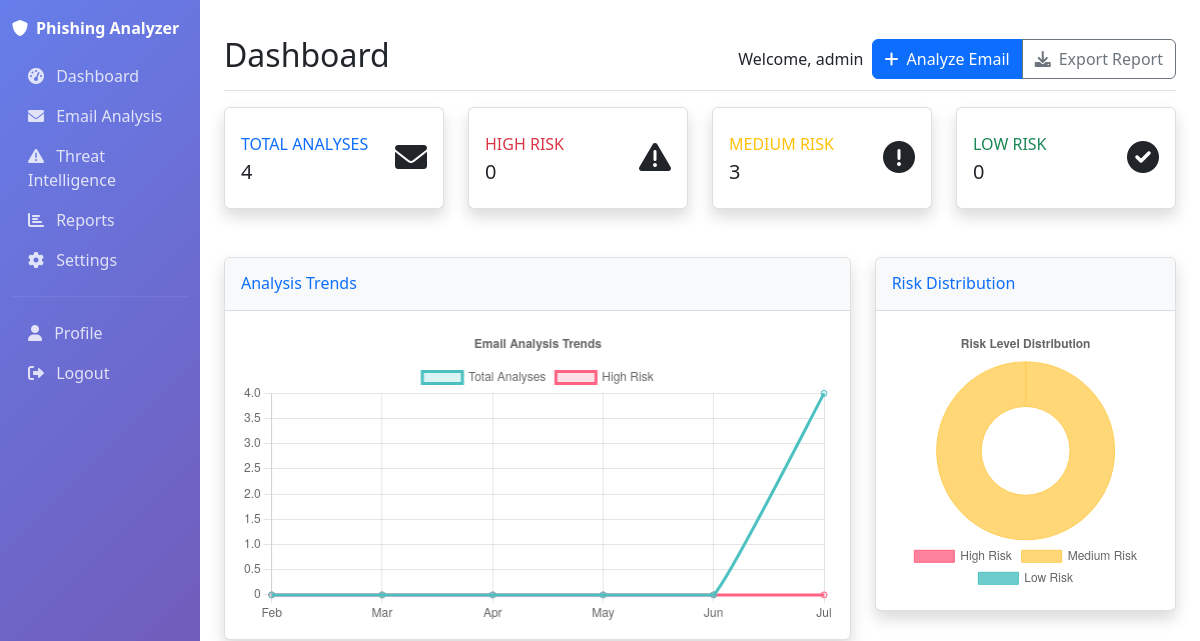
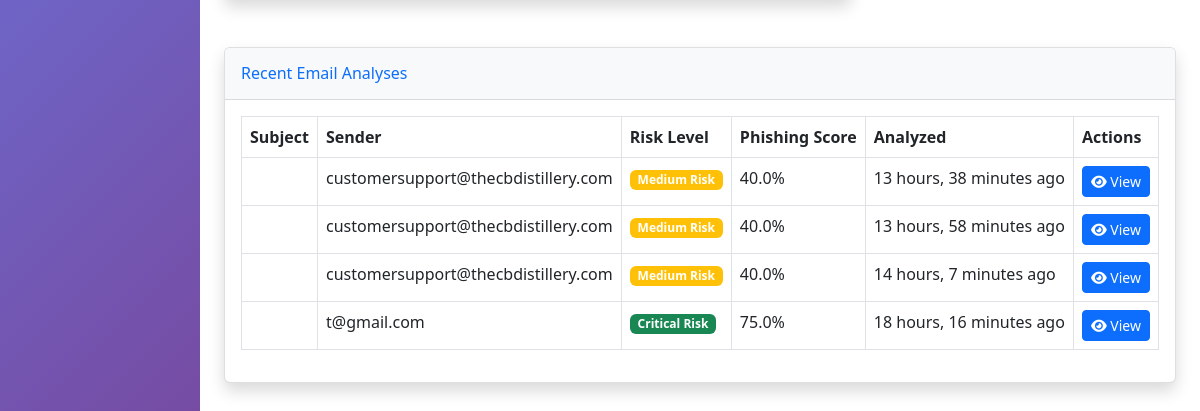
Before: /email-analysis/ (signed in) with the older database file (2 pictures, top to bottom).
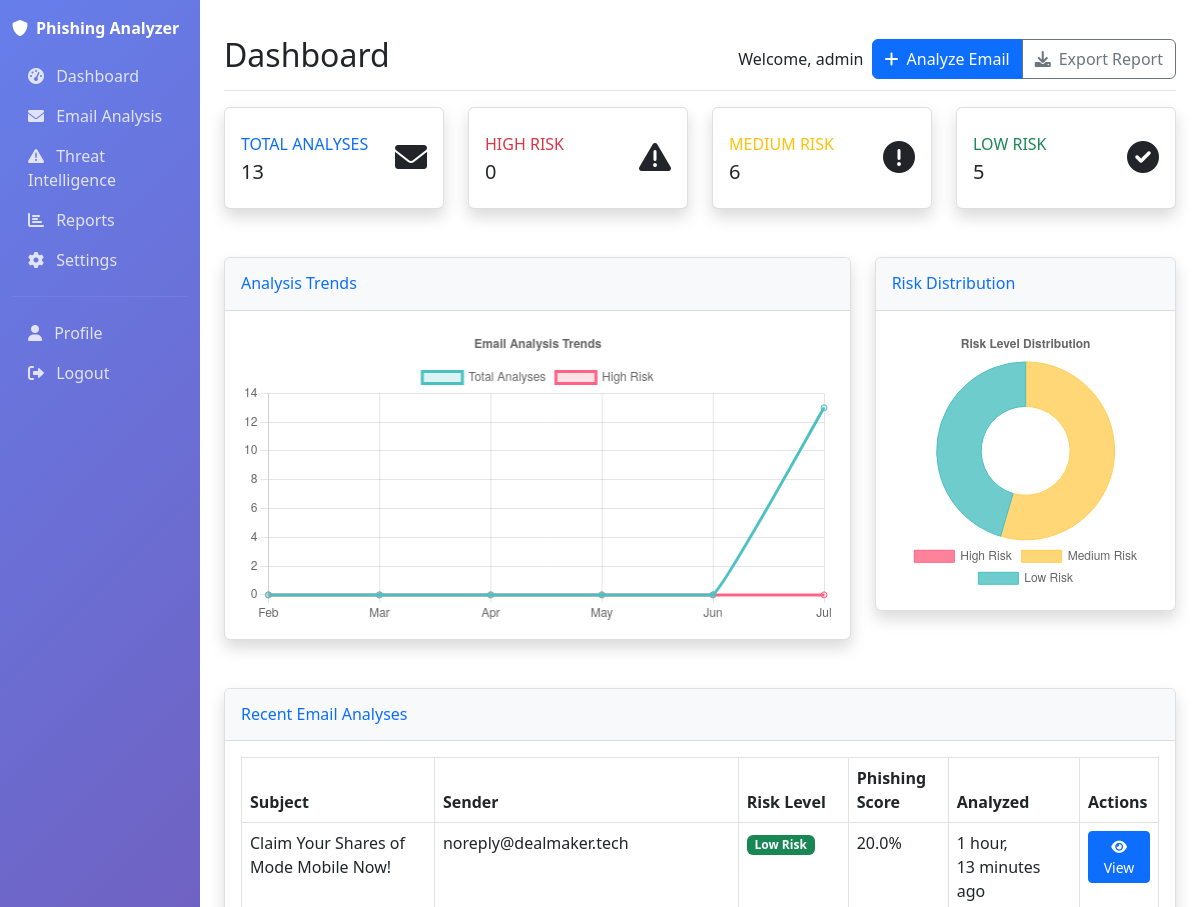
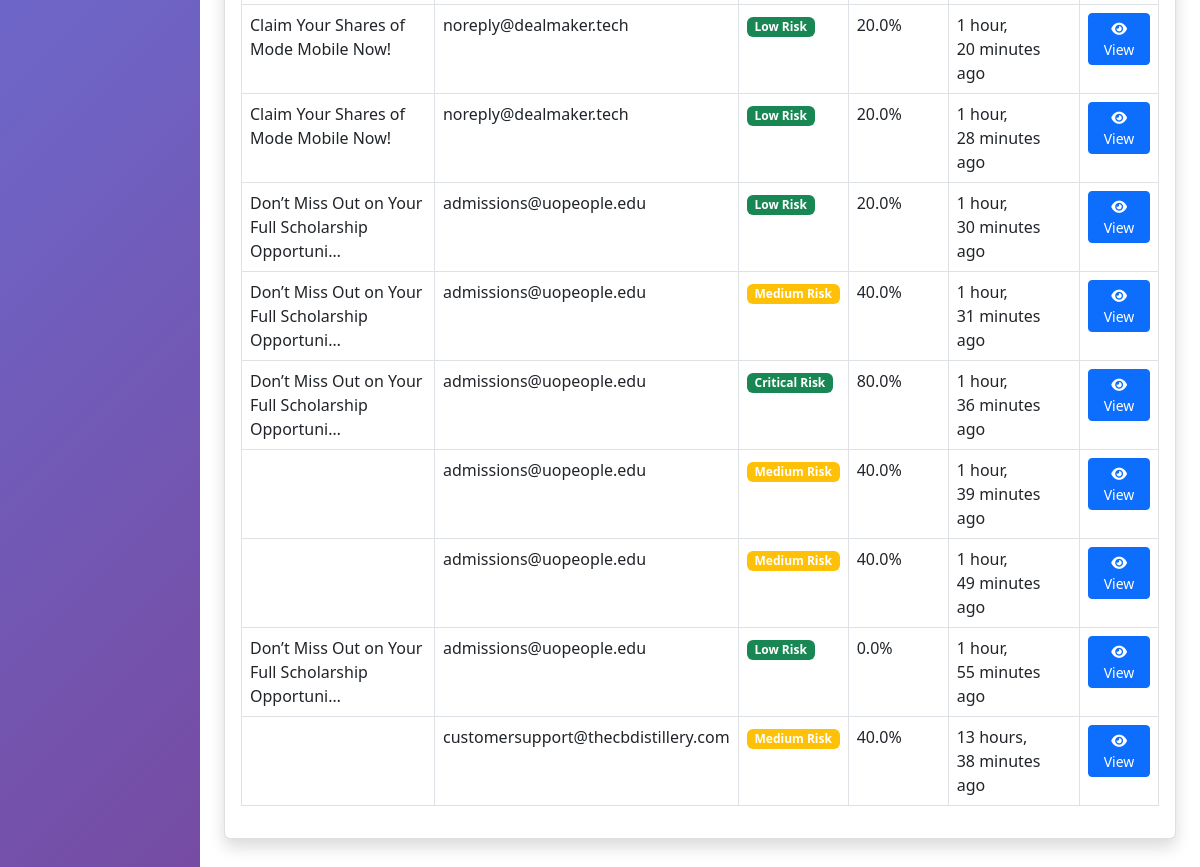
After: the same page with the newer database file (2 pictures, top to bottom).
### email_analysis/models.py (models this page shows, shortened)
class EmailAnalysis(models.Model):
    RISK_LEVELS = [
        ('LOW', 'Low Risk'),
        ('MEDIUM', 'Medium Risk'),
        ('HIGH', 'High Risk'),
        ('CRITICAL', 'Critical Risk'),
    ]
    STATUS_CHOICES = [
        ('PENDING', 'Pending Analysis'),
        ('PROCESSING', 'Processing'),
        ('COMPLETED', 'Analysis Completed'),
        ('FAILED', 'Analysis Failed'),
    ]
    email_subject = models.CharField(max_length=500, blank=True)
    sender_email = models.EmailField()
    recipient_email = models.EmailField()
    email_body = models.TextField()
    raw_email = models.TextField(blank=True, null=True, help_text="Raw email content")
    risk_level = models.CharField(max_length=10, choices=RISK_LEVELS, default='LOW')
    phishing_score = models.FloatField(default=0.0, help_text="Score from 0-100")
    is_phishing = models.BooleanField(default=False)
    status = models.CharField(max_length=15, choices=STATUS_CHOICES, default='PENDING')
    analyzed_by = models.ForeignKey(User, on_delete=models.SET_NULL, null=True, blank=True)
    created_at = models.DateTimeField(auto_now_add=True)
    updated_at = models.DateTimeField(auto_now=True)
    analysis_duration = models.FloatField(null=True, blank=True, help_text="Analysis time in seconds")
    threat_indicators = models.JSONField(default=list, help_text="List of detected threat indicators")
    analysis_summary = models.TextField(blank=True)
    recommendations = models.TextField(blank=True)
    class Meta:
        ordering = ['-created_at']
        verbose_name = "Email Analysis"
        verbose_name_plural = "Email Analyses"

### email_analysis/views.py (the view)
# urls.py: path('', views.dashboard, name='dashboard'),
def dashboard(request):
    if not request.user.is_authenticated:
        return redirect('user_management:user_login')
    recent_analyses = EmailAnalysis.objects.filter(
        analyzed_by=request.user
    ).order_by('-created_at')[:10]
    total_analyses = EmailAnalysis.objects.filter(analyzed_by=request.user).count()
    phishing_detected = EmailAnalysis.objects.filter(
        analyzed_by=request.user,
        is_phishing=True
    ).count()
    high_risk_count = EmailAnalysis.objects.filter(analyzed_by=request.user, risk_level='HIGH').count()
    medium_risk_count = EmailAnalysis.objects.filter(analyzed_by=request.user, risk_level='MEDIUM').count()
    low_risk_count = EmailAnalysis.objects.filter(analyzed_by=request.user, risk_level='LOW').count()
    from django.utils import timezone
    from collections import OrderedDict
    import calendar
    now = timezone.now()
    months = [(now.replace(day=1) - timezone.timedelta(days=30*i)).strftime('%b %Y') for i in reversed(range(6))]
    month_labels = [m.split()[0] for m in months]
    month_years = [m for m in months]
    month_counts = OrderedDict((m, 0) for m in month_years)
    high_risk_trend = OrderedDict((m, 0) for m in month_years)
    analyses = EmailAnalysis.objects.filter(analyzed_by=request.user, created_at__gte=now - timezone.timedelta(days=180))
    for a in analyses:
        m = a.created_at.strftime('%b %Y')
        if m in month_counts:
            month_counts[m] += 1
            if a.risk_level == 'HIGH':
                high_risk_trend[m] += 1
    context = {
        'recent_analyses': recent_analyses,
        'total_analyses': total_analyses,
        'phishing_detected': phishing_detected,
        'high_risk_count': high_risk_count,
        'medium_risk_count': medium_risk_count,
        'low_risk_count': low_risk_count,
        'trend_labels': list(month_labels),
        'trend_total': list(month_counts.values()),
        'trend_high': list(high_risk_trend.values()),
    }
    return render(request, 'email_analysis/dashboard.html', context)

### templates/email_analysis/dashboard.html (shortened to what this page needs)
{% extends 'base.html' %}
{% block page_title %}Dashboard{% endblock %}
{% block header_actions %}
<div class="btn-group" role="group">
    <button type="button" class="btn btn-primary" data-bs-toggle="modal" data-bs-target="#analyzeEmailModal">
        <i class="fas fa-plus me-2"></i>Analyze Email
    </button>
    <button type="button" class="btn btn-outline-secondary">
        <i class="fas fa-download me-2"></i>Export Report
    </button>
</div>
{% endblock %}
{% block content %}
<div class="row mb-4">
    <div class="col-xl-3 col-md-6 mb-4">
        <div class="card border-left-primary shadow h-100 py-2 stats-card">
            <div class="card-body">
                <div class="row no-gutters align-items-center">
                    <div class="col mr-2">
                        <div class="text-xs font-weight-bold text-primary text-uppercase mb-1">Total Analyses</div>
                        <div class="h5 mb-0 font-weight-bold text-gray-800">{{ total_analyses|default:0 }}</div>
                    </div>
                    <div class="col-auto">
                        <i class="fas fa-envelope fa-2x text-gray-300"></i>
                    </div>
                </div>
            </div>
        </div>
    </div>
    <div class="col-xl-3 col-md-6 mb-4">
        <div class="card border-left-danger shadow h-100 py-2 stats-card">
            <div class="card-body">
                <div class="row no-gutters align-items-center">
                    <div class="col mr-2">
                        <div class="text-xs font-weight-bold text-danger text-uppercase mb-1">High Risk</div>
                        <div class="h5 mb-0 font-weight-bold text-gray-800">{{ high_risk_count|default:0 }}</div>
                    </div>
                    <div class="col-auto">
                        <i class="fas fa-exclamation-triangle fa-2x text-gray-300"></i>
                    </div>
                </div>
            </div>
        </div>
    </div>
    <div class="col-xl-3 col-md-6 mb-4">
        <div class="card border-left-warning shadow h-100 py-2 stats-card">
            <div class="card-body">
                <div class="row no-gutters align-items-center">
                    <div class="col mr-2">
                        <div class="text-xs font-weight-bold text-warning text-uppercase mb-1">Medium Risk</div>
                        <div class="h5 mb-0 font-weight-bold text-gray-800">{{ medium_risk_count|default:0 }}</div>
                    </div>
                    <div class="col-auto">
                        <i class="fas fa-exclamation-circle fa-2x text-gray-300"></i>
                    </div>
                </div>
            </div>
        </div>
    </div>
    <div class="col-xl-3 col-md-6 mb-4">
        <div class="card border-left-success shadow h-100 py-2 stats-card">
            <div class="card-body">
                <div class="row no-gutters align-items-center">
                    <div class="col mr-2">
                        <div class="text-xs font-weight-bold text-success text-uppercase mb-1">Low Risk</div>
                        <div class="h5 mb-0 font-weight-bold text-gray-800">{{ low_risk_count|default:0 }}</div>
                    </div>
                    <div class="col-auto">
                        <i class="fas fa-check-circle fa-2x text-gray-300"></i>
                    </div>
                </div>
            </div>
        </div>
    </div>
</div>
<div class="row mb-4">
    <div class="col-xl-8 col-lg-7">
        <div class="card shadow mb-4">
            <div class="card-header py-3 d-flex flex-row align-items-center justify-content-between">
                <h6 class="m-0 font-weight-bold text-primary">Analysis Trends</h6>
            </div>
            <div class="card-body">
                <canvas id="analysisChart" width="400" height="200"></canvas>
            </div>
        </div>
    </div>
    <div class="col-xl-4 col-lg-5">
        <div class="card shadow mb-4">
            <div class="card-header py-3 d-flex flex-row align-items-center justify-content-between">
                <h6 class="m-0 font-weight-bold text-primary">Risk Distribution</h6>
            </div>
            <div class="card-body">
                <canvas id="riskChart" width="400" height="400"></canvas>
            </div>
        </div>
    </div>
</div>
<div class="card shadow mb-4">
    <div class="card-header py-3">
        <h6 class="m-0 font-weight-bold text-primary">Recent Email Analyses</h6>
    </div>
    <div class="card-body">
        {% if recent_analyses %}
        <div class="table-responsive">
            <table class="table table-bordered" width="100%" cellspacing="0">
                <thead>
                    <tr>
                        <th>Subject</th>
                        <th>Sender</th>
                        <th>Risk Level</th>
                        <th>Phishing Score</th>
                        <th>Analyzed</th>
                        <th>Actions</th>
                    </tr>
                </thead>
                <tbody>
                    {% for analysis in recent_analyses %}
                    <tr>
                        <td>{{ analysis.email_subject|truncatechars:50 }}</td>
                        <td>{{ analysis.sender_email }}</td>
                        <td>
                            <span class="badge bg-{% if analysis.risk_level == 'HIGH' %}danger{% elif analysis.risk_level == 'MEDIUM' %}warning{% else %}success{% endif %}">
                                {{ analysis.get_risk_level_display }}
                            </span>
                        </td>
                        <td>{{ analysis.phishing_score|floatformat:1 }}%</td>
                        <td>{{ analysis.created_at|timesince }} ago</td>
                        <td>
                            <a href="{% url 'email_analysis:analysis_detail' analysis.id %}" class="btn btn-sm btn-primary">
                                <i class="fas fa-eye"></i> View
                            </a>
                        </td>
                    </tr>
                    {% endfor %}
                </tbody>
            </table>
        </div>
        {% endif %}
    </div>
</div>
{% endblock %}

### templates/base.html (shortened to what this page needs)
<!DOCTYPE html>
<html lang="en">
<head>
    <link href="https://cdn.jsdelivr.net/npm/bootstrap@5.3.0/dist/css/bootstrap.min.css" rel="stylesheet">
    <link href="https://cdnjs.cloudflare.com/ajax/libs/font-awesome/6.0.0/css/all.min.css" rel="stylesheet">
</head>
<body>
    <div class="container-fluid">
        <div class="row">
            <nav class="col-md-3 col-lg-2 d-md-block sidebar collapse">
                <div class="position-sticky pt-3">
                    <div class="navbar-brand d-flex align-items-center mb-3">
                        <i class="fas fa-shield-alt me-2"></i>
                        <span>Phishing Analyzer</span>
                    </div>
                    <ul class="nav flex-column">
                        <li class="nav-item">
                            <a class="nav-link" href="{% url 'email_analysis:dashboard' %}">
                                <i class="fas fa-tachometer-alt me-2"></i>
                                Dashboard
                            </a>
                        </li>
                        <li class="nav-item">
                            <a class="nav-link" href="{% url 'email_analysis:emailanalysis-list' %}">
                                <i class="fas fa-envelope me-2"></i>
                                Email Analysis
                            </a>
                        </li>
                        <li class="nav-item">
                            <a class="nav-link" href="#">
                                <i class="fas fa-exclamation-triangle me-2"></i>
                                Threat Intelligence
                            </a>
                        </li>
                        <li class="nav-item">
                            <a class="nav-link" href="#">
                                <i class="fas fa-chart-bar me-2"></i>
                                Reports
                            </a>
                        </li>
                        <li class="nav-item">
                            <a class="nav-link" href="#">
                                <i class="fas fa-cog me-2"></i>
                                Settings
                            </a>
                        </li>
                    </ul>
                    <hr class="my-3" style="border-color: rgba(255, 255, 255, 0.3);">
                    <ul class="nav flex-column">
                        {% if user.is_authenticated %}
                        <li class="nav-item">
                            <a class="nav-link" href="{% url 'user_management:profile' %}">
                                <i class="fas fa-user me-2"></i>
                                Profile
                            </a>
                        </li>
                        <li class="nav-item">
                            <a class="nav-link" href="{% url 'user_management:logout' %}">
                                <i class="fas fa-sign-out-alt me-2"></i>
                                Logout
                            </a>
                        </li>
                        {% endif %}
                    </ul>
                </div>
            </nav>
            <main class="col-md-9 ms-sm-auto col-lg-10 px-md-4 main-content">
                <div class="d-flex justify-content-between flex-wrap flex-md-nowrap align-items-center pt-3 pb-2 mb-3 border-bottom">
                    <h1 class="h2">{% block page_title %}Dashboard{% endblock %}</h1>
                    <div class="btn-toolbar mb-2 mb-md-0">
                        {% if user.is_authenticated %}
                        <div class="btn-group me-2">
                            <span class="navbar-text">
                                Welcome, {{ user.first_name|default:user.username }}
                            </span>
                        </div>
                        {% endif %}
                        {% block header_actions %}{% endblock %}
                    </div>
                </div>
                {% block content %}{% endblock %}
            </main>
        </div>
    </div>
</body>
</html>

### templates/base.html (style rules this page uses)
.sidebar { min-height: 100vh; background: linear-gradient(135deg, #667eea 0%, #764ba2 100%); }
.navbar-brand { font-weight: bold; color: #fff !important; }
.nav-link { color: rgba(255, 255, 255, 0.8) !important; transition: all 0.3s ease; }
.card { box-shadow: 0 0.125rem 0.25rem rgba(0, 0, 0, 0.075); border: 1px solid rgba(0, 0, 0, 0.125); }
.card-header { background-color: #f8f9fa; border-bottom: 1px solid rgba(0, 0, 0, 0.125); }
.main-content { padding: 20px; }
.stats-card { transition: transform 0.2s; }

Changed rows visible on the page:
no longer on this page (row unchanged): EmailAnalysis: sender_email "customersupport@thecbdistillery.com", risk_level "Medium Risk", phishing_score "40.0", created_at "13 hours, 58 minutes"
no longer on this page (row unchanged): EmailAnalysis: sender_email "customersupport@thecbdistillery.com", risk_level "Medium Risk", phishing_score "40.0", created_at "14 hours, 7 minutes"
no longer on this page (row unchanged): EmailAnalysis: sender_email "t@gmail.com", risk_level "Critical Risk", phishing_score "75.0", created_at "18 hours, 16 minutes"
added EmailAnalysis: email_subject "Claim Your Shares of Mode Mobile Now!", sender_email "noreply@dealmaker.tech", risk_level "Low Risk", phishing_score "20.0", created_at "1 hour, 13 minutes"
added EmailAnalysis: email_subject "Claim Your Shares of Mode Mobile Now!", sender_email "noreply@dealmaker.tech", risk_level "Low Risk", phishing_score "20.0", created_at "1 hour, 20 minutes"
added EmailAnalysis: email_subject "Claim Your Shares of Mode Mobile Now!", sender_email "noreply@dealmaker.tech", risk_level "Low Risk", phishing_score "20.0", created_at "1 hour, 28 minutes"
added EmailAnalysis: email_subject "Don’t Miss Out on Your Full Scholarship Opportuni…", sender_email "admissions@uopeople.edu", risk_level "Low Risk", phishing_score "20.0", created_at "1 hour, 30 minutes"
added EmailAnalysis: email_subject "Don’t Miss Out on Your Full Scholarship Opportuni…", sender_email "admissions@uopeople.edu", risk_level "Medium Risk", phishing_score "40.0", created_at "1 hour, 31 minutes"
added EmailAnalysis: email_subject "Don’t Miss Out on Your Full Scholarship Opportuni…", sender_email "admissions@uopeople.edu", risk_level "Critical Risk", phishing_score "80.0", created_at "1 hour, 36 minutes"
added EmailAnalysis: sender_email "admissions@uopeople.edu", risk_level "Medium Risk", phishing_score "40.0", created_at "1 hour, 39 minutes"
added EmailAnalysis: sender_email "admissions@uopeople.edu", risk_level "Medium Risk", phishing_score "40.0", created_at "1 hour, 49 minutes"
added EmailAnalysis: email_subject "Don’t Miss Out on Your Full Scholarship Opportuni…", sender_email "admissions@uopeople.edu", risk_level "Low Risk", phishing_score "0.0", created_at "1 hour, 55 minutes"
Other visible differences:
{{ total_analyses|default:0 }}: "4" → "13"
{{ medium_risk_count|default:0 }}: "3" → "6"
{{ low_risk_count|default:0 }}: "0" → "5"
chart data {{ medium_risk_count|default:0 }}: 3 → 6
chart data {{ low_risk_count|default:0 }}: 0 → 5
